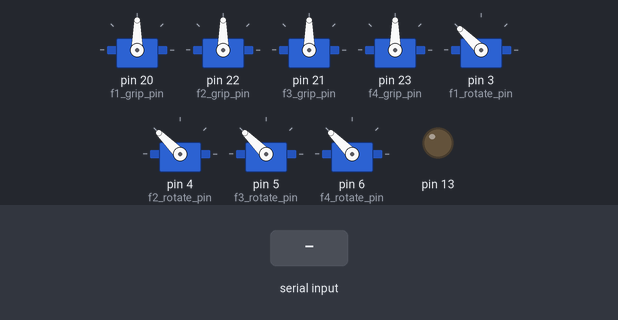
This sketch was run on a simulated Arduino Mega 2560, built with avr-gcc and run on an emulated ATmega2560. Parts: 8 × servo, output pins drawn as LEDs (lit = HIGH). Inputs (shaded band) come from the test bench.

Above: at 1.2 s.
1.3 s: "30,150\n" received over Serial
At 2.2 s:
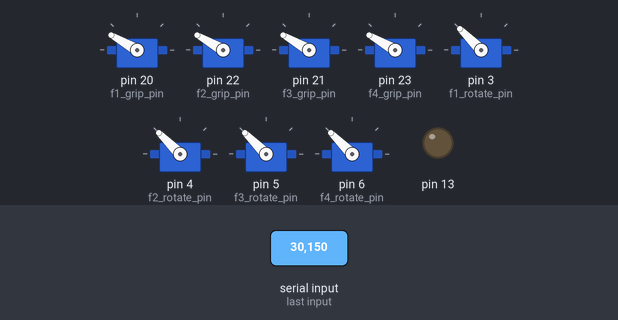
2.8 s: "200\n" received over Serial
At 3.3 s:
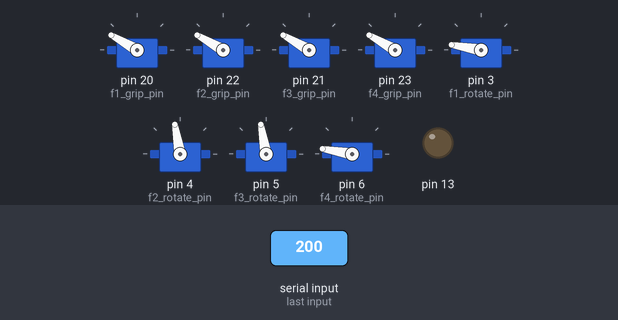
4.3 s: "90,45\n" received over Serial
At 5.5 s:
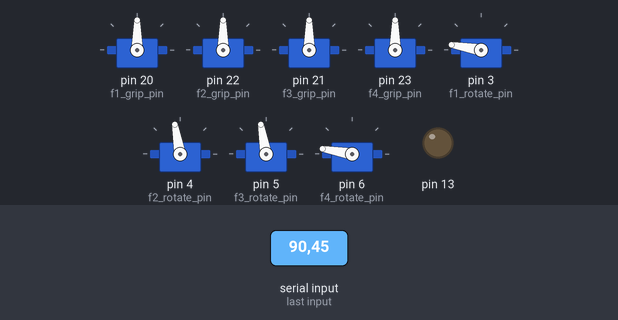
5.8 s: "300\n" received over Serial
At 6.7 s:
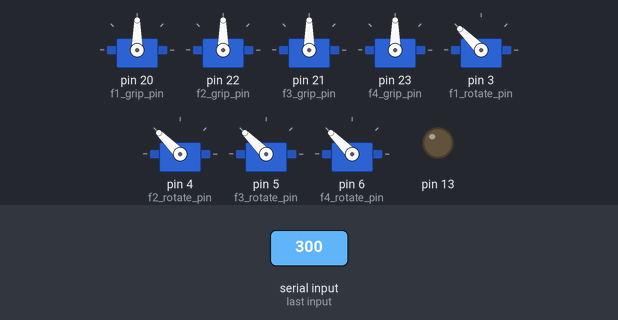
Timing chart, 0 to 8.3 s (numbered marks = the images above; inputs shaded):
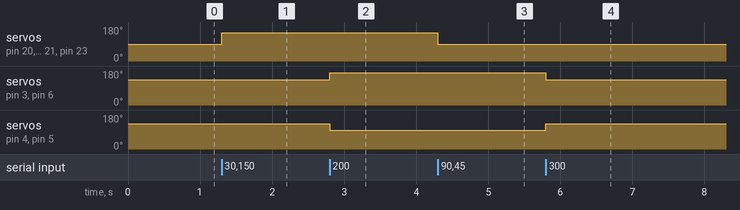

The sketch:

servo_test.ino
```cpp
#include <Servo.h>
//J4 and J1
#define f1_grip_pin 20
#define f1_sense A0
#define f1_rotate_pin 3

//J7 and J2
#define f2_grip_pin 22
#define f2_sense A1
#define f2_rotate_pin 4

//J8 and J3
#define f3_grip_pin 21
#define f3_sense A3
#define f3_rotate_pin 5

//J6 and J5
#define f4_grip_pin 23
#define f4_sense A2
#define f4_rotate_pin 6

#define rot_low_lim 100
#define rot_high_lim 170
#define rot_mid 135

Servo f1_rotate;  // create servo object to control a servo
Servo f2_rotate;
Servo f3_rotate;
Servo f4_rotate;

Servo f1_grip;
Servo f2_grip;
Servo f3_grip;
Servo f4_grip;

// twelve servo objects can be created on most boards

int pos = 0;    // variable to store the servo position
int val;

void setup() {
  Serial.begin(38400);
    while (!Serial) {
    ; // wait for serial port to connect. Needed for native USB port only
  }

  pinMode(13, OUTPUT);

  f1_grip.attach(f1_grip_pin);
  f2_grip.attach(f2_grip_pin);
  f3_grip.attach(f3_grip_pin);
  f4_grip.attach(f4_grip_pin);

  f1_rotate.attach(f1_rotate_pin);
  f2_rotate.attach(f2_rotate_pin);
  f3_rotate.attach(f3_rotate_pin);
  f4_rotate.attach(f4_rotate_pin);
  rot_setup();
  //pincer();
}
int inByte = 135;

void loop() {

  if (Serial.available() > 0) {
    // get incoming byte:
    //inByte = Serial.read();
    //Serial.println(inByte);
    inByte = Serial.parseInt(); //read int or parseFloat for ..float...
    if ((inByte > 89) && (inByte < 181)){
    f1_grip.write(inByte);
    f2_grip.write(inByte);
    f3_grip.write(inByte);
    f4_grip.write(inByte);
    } else if (inByte == 200){
      pincer();
    } else if (inByte == 300){
      rot_setup();
    }
  }


  /*
  for (pos = 90; pos <= 180; pos += 1) { // goes from 0 degrees to 180 degrees
    // in steps of 1 degree
    myservo.write(pos);              // tell servo to go to position in variable 'pos'
    val = analogRead(A0);
    Serial.print("analog 0 is: ");
    Serial.println(val);
    val > 500 ? digitalWrite(13, HIGH) : digitalWrite(13, LOW);
    delay(15);                       // waits 15ms for the servo to reach the position
  }
  for (pos = 180; pos >= 90; pos -= 1) { // goes from 180 degrees to 0 degrees
    myservo.write(pos);              // tell servo to go to position in variable 'pos'
    val = analogRead(A0);
    Serial.print("analog 0 is: ");
    Serial.println(val);
    val > 500 ? digitalWrite(13, HIGH) : digitalWrite(13, LOW);
    delay(15);                       // waits 15ms for the servo to reach the position
  }
  */
}

void rot_setup(){

  f1_rotate.write(rot_mid);
  f2_rotate.write(rot_mid);
  f3_rotate.write(rot_mid);
  f4_rotate.write(rot_mid);

}

void pincer(){
  f1_rotate.write(rot_high_lim);
  f2_rotate.write(rot_low_lim);
  f3_rotate.write(rot_low_lim);
  f4_rotate.write(rot_high_lim);
}

void check_gripper(){
f1_rotate.write(rot_low_lim);
delay(750);
f1_rotate.write(rot_high_lim);
delay(750);
f1_rotate.write(rot_mid);

delay(750);

f2_rotate.write(rot_low_lim);
delay(750);
f2_rotate.write(rot_high_lim);
delay(750);
f2_rotate.write(rot_mid);

delay(750);

f3_rotate.write(rot_low_lim);
delay(750);
f3_rotate.write(rot_high_lim);
delay(750);
f3_rotate.write(rot_mid);

delay(750);

f4_rotate.write(rot_low_lim);
delay(750);
f4_rotate.write(rot_high_lim);
delay(750);
f4_rotate.write(rot_mid);

delay(750);

f1_grip.write(rot_low_lim);
delay(750);
f1_grip.write(rot_high_lim);
delay(750);
f1_grip.write(rot_mid);

delay(750);

f2_grip.write(rot_low_lim);
delay(750);
f2_grip.write(rot_high_lim);
delay(750);
f2_grip.write(rot_mid);

delay(750);

f3_grip.write(rot_low_lim);
delay(750);
f3_grip.write(rot_high_lim);
delay(750);
f3_grip.write(rot_mid);

delay(750);

f4_grip.write(rot_low_lim);
delay(750);
f4_grip.write(rot_high_lim);
delay(750);
f4_grip.write(rot_mid);

delay(750);
}
```

Measured:
- after the input at 1.3 s, servo on pin 20 (f1_grip_pin), servo on pin 22 (f2_grip_pin), servo on pin 21 (f3_grip_pin), servo on pin 23 (f4_grip_pin): 90° → 150° at once
- after the input at 2.8 s, servo on pin 3 (f1_rotate_pin), servo on pin 6 (f4_rotate_pin): 135° → 170° at once; servo on pin 4 (f2_rotate_pin), servo on pin 5 (f3_rotate_pin): 135° → 100° at once
- after the input at 4.3 s, servo on pin 20 (f1_grip_pin), servo on pin 22 (f2_grip_pin), servo on pin 21 (f3_grip_pin), servo on pin 23 (f4_grip_pin): 150° → 90° at once
- after the input at 5.8 s, servo on pin 3 (f1_rotate_pin), servo on pin 6 (f4_rotate_pin): 170° → 135° at once; servo on pin 4 (f2_rotate_pin), servo on pin 5 (f3_rotate_pin): 100° → 135° at once
